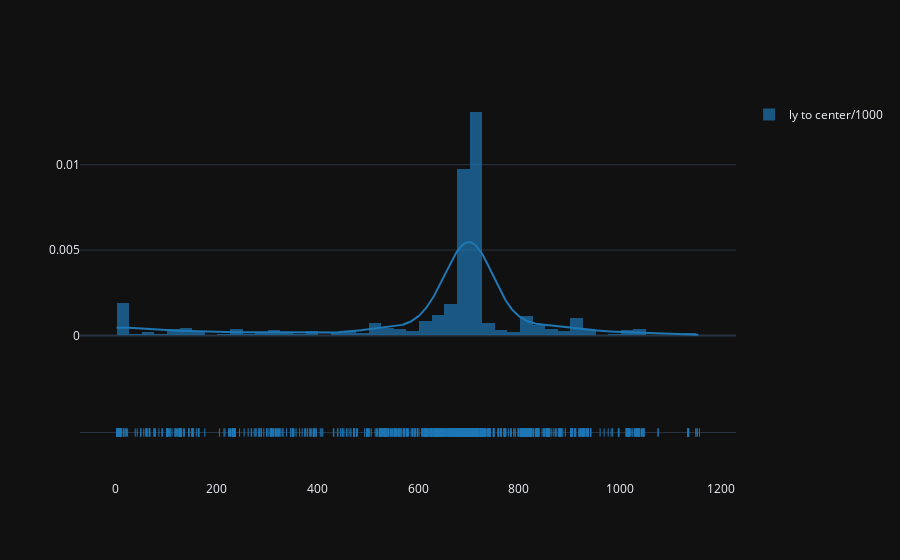

The notebook cell saved with this chart:
### Code cell
# Distribution of distances from center
import plotly.io as pio
from plotly.figure_factory import create_distplot
pio.templates.default = "plotly_dark"


hist_data = [good_df.k_ly_from_center]
group_labels = ['ly to center/1000']
fig = create_distplot(hist_data, group_labels, bin_size=25)
fig.show()

### Figure 1 — Plotly figure (JSON) as saved in the notebook; plotly's stock layout.template omitted (floating-point values rounded to 4 significant figures; data arrays with more than 128 entries replaced by an {"elided": "..."} marker saying what was removed)
{"data": [{"autobinx": false, "histnorm": "probability density", "legendgroup": "ly to center/1000", "marker": {"color": "rgb(31, 119, 180)"}, "name": "ly to center/1000", "opacity": 0.7, "type": "histogram", "x": {"elided": "2492 int values"}, "xaxis": "x", "xbins": {"end": 1158, "size": 25, "start": 2}, "yaxis": "y"}, {"legendgroup": "ly to center/1000", "marker": {"color": "rgb(31, 119, 180)"}, "mode": "lines", "name": "ly to center/1000", "showlegend": false, "type": "scatter", "x": {"elided": "500 float values"}, "xaxis": "x", "y": {"elided": "500 float values"}, "yaxis": "y"}, {"legendgroup": "ly to center/1000", "marker": {"color": "rgb(31, 119, 180)", "symbol": "line-ns-open"}, "mode": "markers", "name": "ly to center/1000", "showlegend": false, "type": "scatter", "x": {"elided": "2492 int values"}, "xaxis": "x", "y": {"elided": "2492 str values"}, "yaxis": "y2"}], "layout": {"barmode": "overlay", "hovermode": "closest", "legend": {"traceorder": "reversed"}, "xaxis": {"anchor": "y2", "domain": [0, 1], "zeroline": false}, "yaxis": {"anchor": "free", "domain": [0.35, 1], "position": 0}, "yaxis2": {"anchor": "x", "domain": [0, 0.25], "dtick": 1, "showticklabels": false}}}
